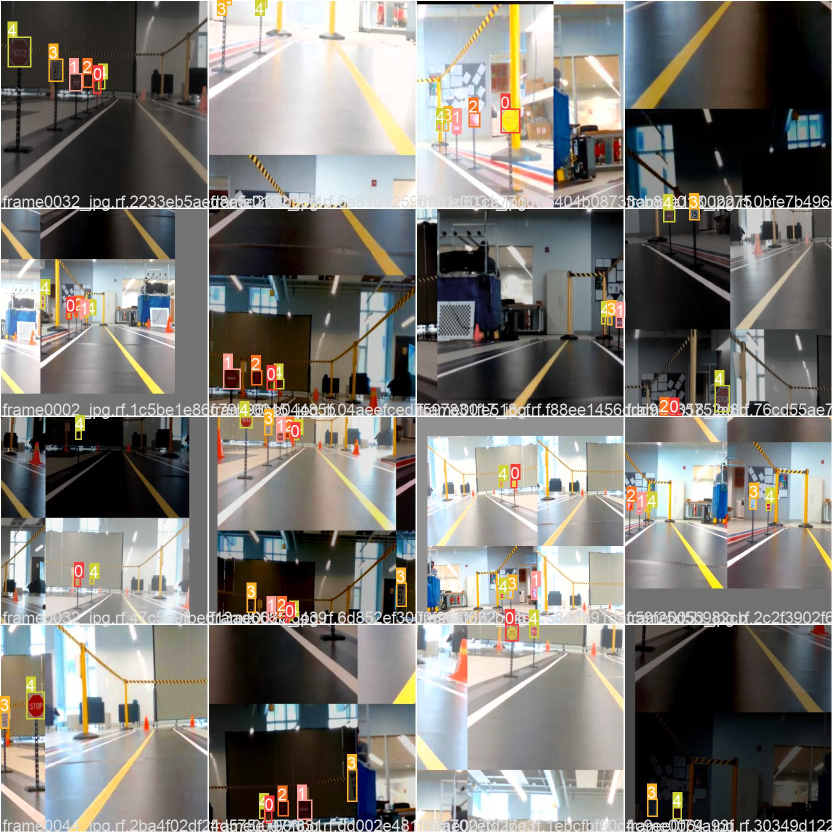
#> input picture detection/exp7/train_batch0.jpg, 1664 x 1664 px (shown at 1/2 size)
$ python -i LaneDetection.py   (imports and definitions only)   (older library calls are emulated)
#> lines starting #> are read from the running program, lines starting #| are printed output that depends on the picture; after the words box and inside, x2 and y2 are one past the last pixel; in counts of white or black regions, pixels touching at a corner belong together
import cv2
import numpy as np
import traceback
from dataclasses import dataclass, field
from typing import List
from perception import log


# Set in the form (width, height)
default_roi = np.float32([
		(550, 450),  # Top-left corner
		(160, 720),  # Bottom-left corner
		(1330, 720), # Bottom-right corner
		(775, 450)   # Top-right corner
	])


@dataclass
class LaneLine:
	type: str = ''
	color: str = ''
	is_solid: bool = False
	curvature: float = 0.0
	points: List[np.ndarray] = field(default_factory=list)
	avg_fit: List[float] = field(default_factory=list)

@dataclass
class Lane:
	left: LaneLine = field(default_factory=LaneLine)
	right: LaneLine = field(default_factory=LaneLine)
	is_host: bool = False

class LaneDetector:
	def __init__(self):
		width = 1280
		height = 720
		roi = default_roi

		self.set_constants(width, height)
		self.set_roi(roi)

		# Each image step along the way
		self.isolated_lane_lines = None
		self.cropped_lane_lines = None
		self.warped_frame = None
		self.histogram = None
		self.transformation_matrix = None
		self.inv_transformation_matrix = None

		self.lane_lines = []
		self.fallback_right = np.array([0.0001018, -0.795, 40])
		self.fallback_left = np.array([-0.000122, -0.15, 28])

		# Best fit polynomial lines for left line and right line of the lane
		self.left_fit = None
		self.right_fit = None
		self.left_lane_inds = None
		self.right_lane_inds = None
		self.ploty = None
		self.left_fitx = None
		self.right_fitx = None
		self.leftx = None
		self.rightx = None
		self.lefty = None
		self.righty = None

		# Pixel parameters for x and y dimensions
		self.YM_PER_PIX = 10.0 / 1000 # meters per pixel in y dimension
		self.XM_PER_PIX = 3.7 / 781 # meters per pixel in x dimension

		# Radii of curvature and offset
		self.left_curvem = None
		self.right_curvem = None
		self.center_offset = None

	def set_constants(self, width, height):
		self.width = width
		self.height = height

		self.padding = int(0.25 * width) # padding from side of the image in pixels

		self.desired_roi_points = np.float32([
			[self.padding, 0],              # Top-left corner
			[self.padding, height],       	# Bottom-left corner
			[width - self.padding, height], # Bottom-right corner
			[width - self.padding, 0]      	# Top-right corner
		])

		# Sliding window parameters
		self.no_of_windows = 10
		self.margin = int((1/12) * width)  # Window width is +/- margin
		self.minpix = int((1/24) * width)  # Min no. of pixels to recenter window

	def set_roi(self, roi):
		self.roi_points = roi

	# [6 lines left out: function set_roi_points, not called in this run]

	@staticmethod
	def binary_array(array, thresh, value=0):
		"""
		Return a 2D binary array (mask) in which all pixels are either 0 or 1

		:param array: NumPy 2D array that we want to convert to binary values
		:param thresh: Values used for thresholding (inclusive)
		:param value: Output value when between the supplied threshold
		:return: Binary 2D array
		"""

		if value == 0:
			# Create an array of ones with the same shape and type as
			# the input 2D array.
			binary = np.ones_like(array)

		else:
			# Creates an array of zeros with the same shape and type as
			# the input 2D array.
			binary = np.zeros_like(array)
			value = 1

		# If value == 0, make all values in binary equal to 0 if the
		# corresponding value in the input array is between the threshold
		# (inclusive). Otherwise, the value remains as 1. Therefore, the pixels
		# with the high Sobel derivative values (i.e. sharp pixel intensity
		# discontinuities) will have 0 in the corresponding cell of binary.
		binary[(array >= thresh[0]) & (array <= thresh[1])] = value

		return binary

	@staticmethod
	def blur_gaussian(channel, ksize=3):
		"""
		Implementation for Gaussian blur to reduce noise and detail in the image

		:param image: 2D or 3D array to be blurred
		:param ksize: Size of the small matrix (i.e. kernel) used to blur
						i.e. number of rows and number of columns
		:return: Blurred 2D image
		"""

		return cv2.GaussianBlur(channel, (ksize, ksize), 0)

	@staticmethod
	def sobel(img_channel, orient='x', sobel_kernel=3):
		"""
		Find edges that are aligned vertically and horizontally on the image

		:param img_channel: Channel from an image
		:param orient: Across which axis of the image are we detecting edges?
		:sobel_kernel: No. of rows and columns of the kernel (i.e. 3x3 small matrix)
		:return: Image with Sobel edge detection applied
		"""
		# cv2.Sobel(input image, data type, prder of the derivative x, order of the
		# derivative y, small matrix used to calculate the derivative)
		if orient == 'x':
			# Will detect differences in pixel intensities going from
				# left to right on the image (i.e. edges that are vertically aligned)
			sobel = cv2.Sobel(img_channel, cv2.CV_64F, 1, 0, sobel_kernel)
		if orient == 'y':
			# Will detect differences in pixel intensities going from
			# top to bottom on the image (i.e. edges that are horizontally aligned)
			sobel = cv2.Sobel(img_channel, cv2.CV_64F, 0, 1, sobel_kernel)

		return sobel

	@staticmethod
	def threshold(channel, thresh=(128,255), thresh_type=cv2.THRESH_BINARY):
		"""
		Apply a threshold to the input channel

		:param channel: 2D array of the channel data of an image/video frame
		:param thresh: 2D tuple of min and max threshold values
		:param thresh_type: The technique of the threshold to apply
		:return: Two outputs are returned:
					ret: Threshold that was used
					thresholded_image: 2D thresholded data.
		"""
		# If pixel intensity is greater than thresh[0], make that value
		# white (255), else set it to black (0)
		return cv2.threshold(channel, thresh[0], thresh[1], thresh_type)

	def mag_thresh(self, image, sobel_kernel=3, thresh=(0, 255)):
		"""
		Implementation of Sobel edge detection

		:param image: 2D or 3D array to be blurred
		:param sobel_kernel: Size of the small matrix (i.e. kernel)
							i.e. number of rows and columns
		:return: Binary (black and white) 2D mask image
		"""
		log.info(f'Implement Sobel edge detection along X and Y')
		# Get the magnitude of the edges that are vertically aligned on the image
		sobelx = np.absolute(self.sobel(image, orient='x', sobel_kernel=sobel_kernel))

		# Get the magnitude of the edges that are horizontally aligned on the image
		sobely = np.absolute(self.sobel(image, orient='y', sobel_kernel=sobel_kernel))

		# Find areas of the image that have the strongest pixel intensity changes
		# in both the x and y directions. These have the strongest gradients and
		# represent the strongest edges in the image (i.e. potential lane lines)
		# mag is a 2D array .. number of rows x number of columns = number of pixels
		# from top to bottom x number of pixels from left to right
		mag = np.sqrt(sobelx ** 2 + sobely ** 2)

		# Return a 2D array that contains 0s and 1s
		return self.binary_array(mag, thresh)

	def isolate_lanes(self, image):
		""" Isolates the lane lines of the input image.

		:param image: The raw image input to the pipeline.
		:return: A binary image with the lane lines isolated.
		"""
		log.info('Isolate Lane Lines for the input image')
		# White Color Mask
		lower = np.uint8([200, 200, 200])
		upper = np.uint8([255, 255, 255])
		white_mask = cv2.inRange(image, lower, upper)

		# Yellow Color Mask
		lower = np.uint8([80, 150,  0])
		upper = np.uint8([255, 255, 255])
		yellow_mask = cv2.inRange(image, lower, upper)

		# Combine Masks
		mask = cv2.bitwise_or(white_mask, yellow_mask)
		masked = cv2.bitwise_and(image, image, mask = mask)

		_, thresh_img = cv2.threshold(masked, 10, 255, cv2.THRESH_BINARY)

		return cv2.cvtColor(thresh_img, cv2.COLOR_BGR2GRAY)

	def region_selection(self, image):
		"""
		Determine and cut the region of interest in the input image.

		:param image: The input image from the pipeline.
		"""
		log.info('Select region of interest on input image')
		mask = np.zeros_like(image)
		# Defining a 3 channel or 1 channel color to fill the mask with depending on the input image
		if len(image.shape) > 2:
			channel_count = image.shape[2]
			ignore_mask_color = (255,) * channel_count
		else:
			ignore_mask_color = 255

		bottom_left  = self.roi_points[1]
		top_left     = self.roi_points[0]
		bottom_right = self.roi_points[2]
		top_right    = self.roi_points[3]

		vertices = np.array([[bottom_left, top_left, top_right, bottom_right]], dtype=np.int32)
		cv2.fillPoly(mask, vertices, ignore_mask_color)
		masked_image = cv2.bitwise_and(image, mask)
		return masked_image

	# [67 lines left out: functions calculate_car_position, calculate_curvature, not called in this run]

	def calculate_histogram(self, frame):
		"""
		Calculate the image histogram to find peaks in white pixel count

		:param frame: The warped image
		:param plot: Create a plot if True
		"""
		log.info('Calculate Histogram')

		# Generate the histogram
		self.histogram = np.sum(frame[int(
							frame.shape[0]/2):,:], axis=0)
		return self.histogram

	# [224 lines left out: functions display_curvature_offset, get_lane_line_previous_window, get_lane_line_indices_sliding_windows, not called in this run]

	def get_line_markings(self, frame):
		"""
		Isolates lane lines.

		:param frame: The camera frame that contains the lanes we want to detect
		:return: Binary (i.e. black and white) image containing the lane lines.
		"""
		log.info('Isolate lane lines')
		# Convert the video frame from BGR (blue, green, red)
		# color space to HLS (hue, saturation, lightness).
		hls = cv2.cvtColor(frame, cv2.COLOR_BGR2HLS)

		################### Isolate possible lane line edges ######################

		# Perform Sobel edge detection on the L (lightness) channel of
		# the image to detect sharp discontinuities in the pixel intensities
		# along the x and y axis of the video frame.
		# sxbinary is a matrix full of 0s (black) and 255 (white) intensity values
		# Relatively light pixels get made white. Dark pixels get made black.
		_, sxbinary = self.threshold(hls[:, :, 1], thresh=(80, 255))
		sxbinary = self.blur_gaussian(sxbinary, ksize=3) # Reduce noise

		# 1s will be in the cells with the highest Sobel derivative values
		# (i.e. strongest lane line edges)
		sxbinary = self.mag_thresh(sxbinary, sobel_kernel=3, thresh=(120, 255))

		######################## Isolate possible lane lines ######################

		# Perform binary thresholding on the S (saturation) channel
		# of the video frame. A high saturation value means the hue color is pure.
		# We expect lane lines to be nice, pure colors (i.e. solid white, yellow)
		# and have high saturation channel values.
		# s_binary is matrix full of 0s (black) and 255 (white) intensity values
		# White in the regions with the purest hue colors (e.g. >80...play with
		# this value for best results).
		s_channel = hls[:, :, 2] # use only the saturation channel data
		_, s_binary = self.threshold(s_channel, (75, 255))

		# Perform binary thresholding on the R (red) channel of the
				# original BGR video frame.
		# r_thresh is a matrix full of 0s (black) and 255 (white) intensity values
		# White in the regions with the richest red channel values (e.g. >120).
		# Remember, pure white is bgr(255, 255, 255).
		# Pure yellow is bgr(0, 255, 255). Both have high red channel values.
		_, r_thresh = self.threshold(frame[:, :, 2], thresh=(110, 255))

		# Lane lines should be pure in color and have high red channel values
		# Bitwise AND operation to reduce noise and black-out any pixels that
		# don't appear to be nice, pure, solid colors (like white or yellow lane
		# lines.)
		rs_binary = cv2.bitwise_and(s_binary, r_thresh)

		### Combine the possible lane lines with the possible lane line edges #####
		# If you show rs_binary visually, you'll see that it is not that different
		# from this return value. The edges of lane lines are thin lines of pixels.
		self.lane_line_markings = cv2.bitwise_or(rs_binary, sxbinary.astype(
															np.uint8))
		return self.lane_line_markings

	# [14 lines left out: function histogram_peak, not called in this run]

	def perspective_transform(self, frame):
		"""
		Perform the perspective transform.
		:param: frame Current frame
		:param: plot Plot the warped image if True
		:return: Bird's eye view of the current lane
		"""
		log.info('Perform Perspective transform')
		# Calculate the transformation matrix
		self.transformation_matrix = cv2.getPerspectiveTransform(
			self.roi_points, self.desired_roi_points)

		# Calculate the inverse transformation matrix
		self.inv_transformation_matrix = cv2.getPerspectiveTransform(
			self.desired_roi_points, self.roi_points)

		# Perform the transform using the transformation matrix
		self.warped_frame = cv2.warpPerspective(
			frame, self.transformation_matrix, (self.width, self.height), flags=(
		 cv2.INTER_LINEAR))

		# Convert image to binary
		(thresh, binary_warped) = cv2.threshold(
			self.warped_frame, 180, 255, cv2.THRESH_BINARY)
		self.warped_frame = binary_warped

		return self.warped_frame

	# [15 lines left out: function plot_roi, not called in this run]

	def get_host_lane(self, frame):
		return self.host_lane

	def detect_lanes(self, frame):
		""" Detect Lane Lines in an image. """
		log.info('Detect Lane Lines in frame')
		try:
			isolated1 = self.get_line_markings(frame)
			isolated2 = self.isolate_lanes(frame)
			self.isolated_lane_lines = cv2.addWeighted(isolated1, 1, isolated2, 1, 0)
			self.cropped_lane_lines = self.region_selection(self.isolated_lane_lines)
			self.warped_frame = self.perspective_transform(self.cropped_lane_lines)
			self.histogram = self.calculate_histogram(self.warped_frame)
			left_fit, right_fit = self.get_lane_line_indices_sliding_windows(self.warped_frame)
			self.get_lane_line_previous_window(left_fit, right_fit)

			self.left_lane = LaneLine()
			self.right_lane = LaneLine()
			self.host_lane = Lane(self.left_lane, self.right_lane, True)
			self.detected_lanes = [self.host_lane]
		except Exception as e:
			log.exception('Exception occurred')
			raise e


	# [36 lines left out: functions overlay_detections, print_detections, not called in this run]

>>> import cv2
>>> picture = cv2.imread('../../../../../detection/exp7/train_batch0.jpg')
#> picture is the input picture: shape (1664, 1664, 3); mean B, G, R 115.6, 120.9, 123.5
>>> result = LaneDetector().detect_lanes(picture)
#> in get_line_markings, `_, sxbinary = self.threshold(hls[:, :, 1], thresh=(80, 255))`:
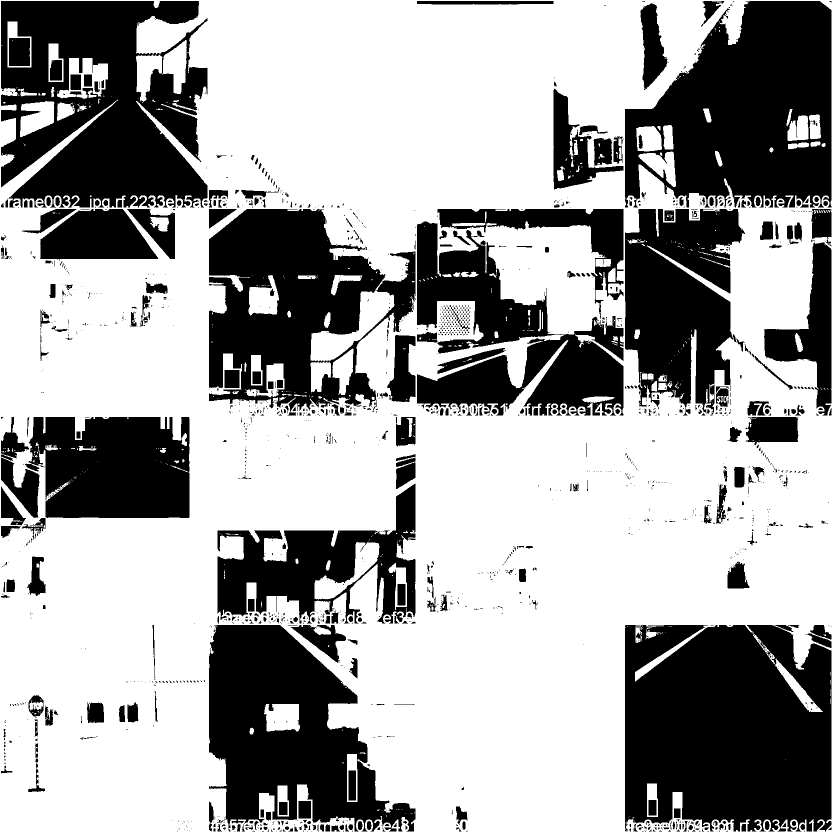
#> sxbinary: shape (1664, 1664) (shown at 1/2 size); 64.2% white; 1722 black regions (1335 under 20 px), largest, box (x1, y1, x2, y2) and area: (1250, 1250, 1663, 1663) 151850, (2, 2, 415, 415) 121178, (1250, 2, 1663, 415) 117863
#> call 2 of sobel, with orient = 'y', sobel_kernel = 3
#> in sobel (call 2), `sobel = cv2.Sobel(img_channel, cv2.CV_64F, 0, 1, sobel_kernel)`:
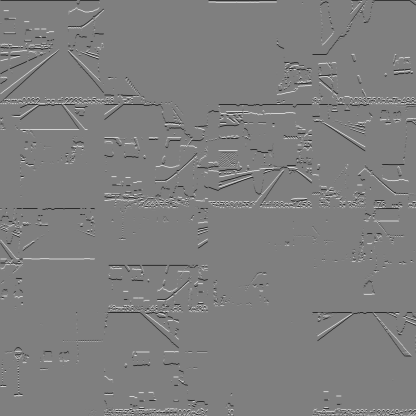
#> sobel: shape (1664, 1664) float64 (shown at 1/4 size); min -764, max 764, mean -0.1; drawn with min black and max white
#> in get_line_markings, `s_channel = hls[:, :, 2]`:
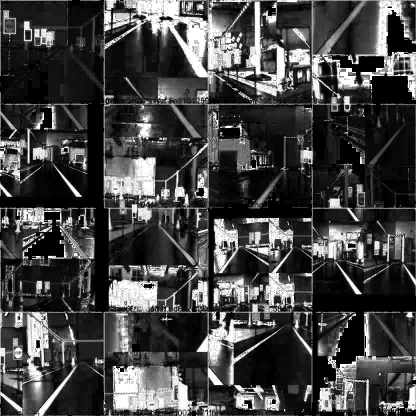
#> s_channel: shape (1664, 1664) (shown at 1/4 size); min 0, max 255, mean 68.4
#> in isolate_lanes, `masked = cv2.bitwise_and(image, image, mask = mask)`:
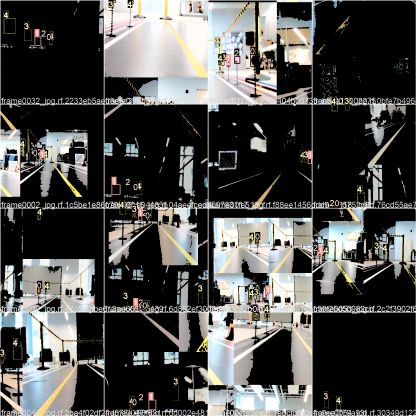
#> masked: shape (1664, 1664, 3) (shown at 1/4 size); mean B, G, R 75, 76.9, 77
#> in region_selection, `masked_image = cv2.bitwise_and(image, mask)`:
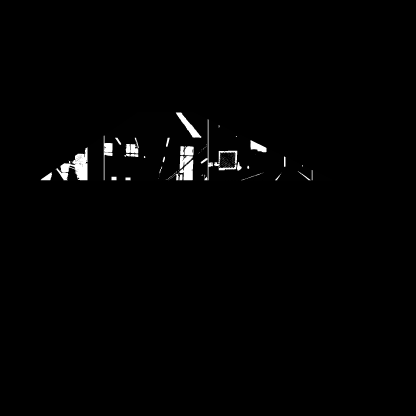
#> masked_image: shape (1664, 1664) (shown at 1/4 size); min 0, max 255, mean 2.8
#> in perspective_transform, `(thresh, binary_warped) = cv2.threshold( self.warped_frame, 180, 255, ..`:
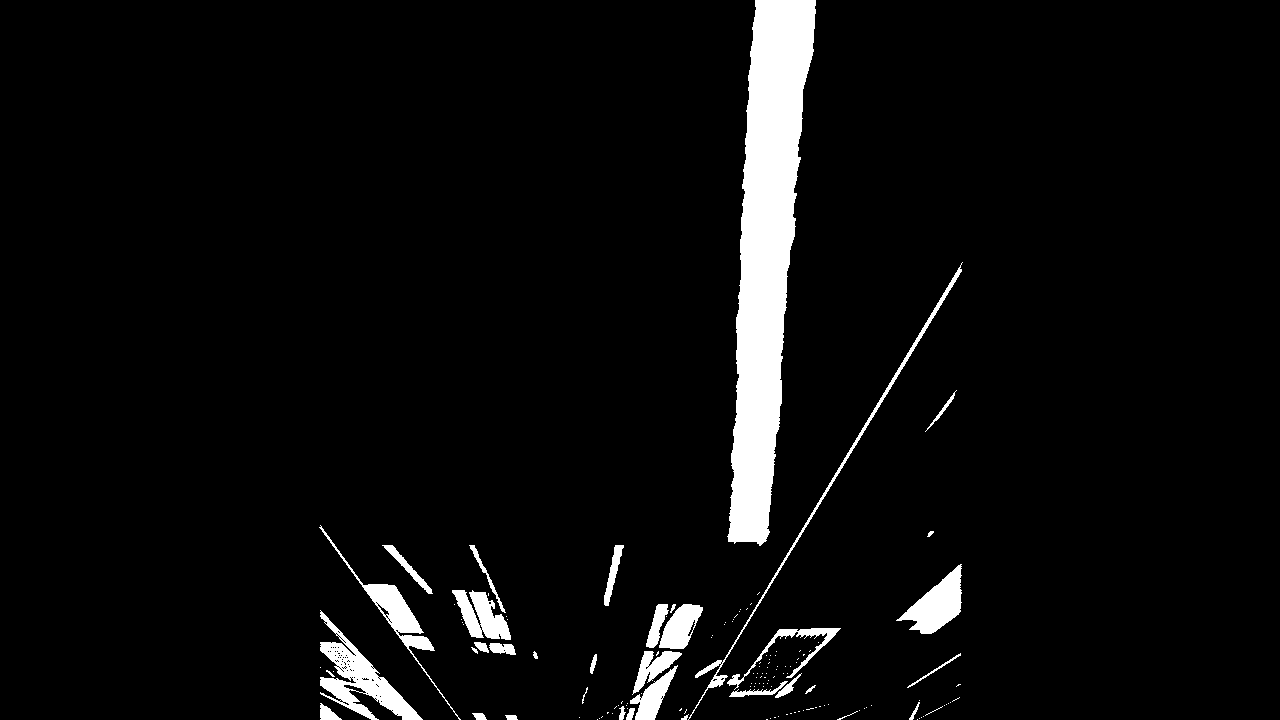
#> binary_warped: shape (720, 1280); 5% white; 143 white regions (107 under 20 px), largest, box (x1, y1, x2, y2) and area: (727, 0, 816, 546) 26918, (320, 610, 423, 720) 3495, (896, 564, 962, 634) 2172
#> (the run stopped early here; a loop or call above may not have finished)
